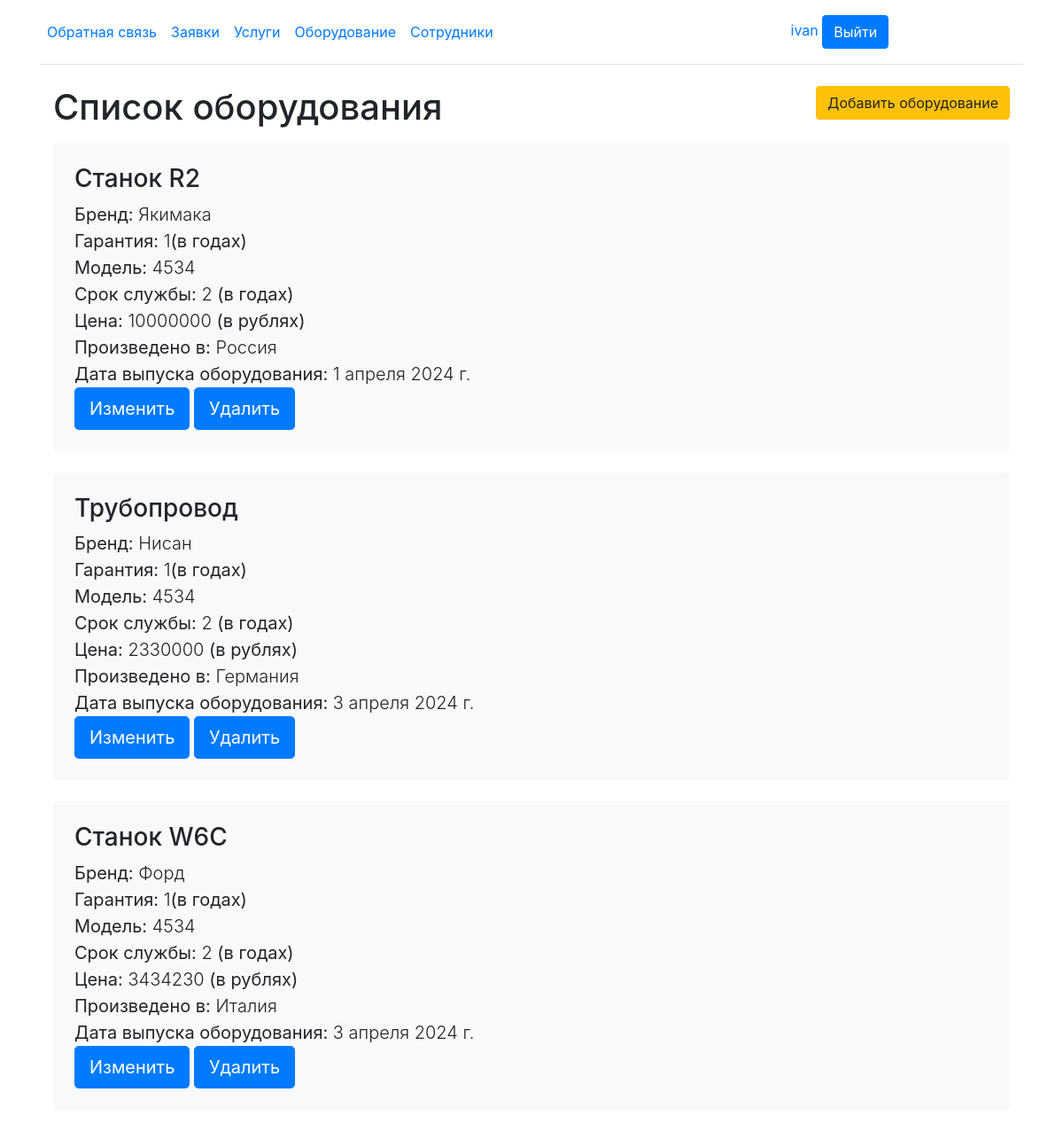
Screenshot of / (signed in) with the database file from the repository.
### zavod/models.py (models this page shows, shortened)
class Equipment(models.Model):
    mark = models.CharField(max_length=255)
    brand = models.CharField(max_length=255)
    model = models.CharField(max_length=255)
    srok_sl = models.IntegerField(max_length=255)
    garantiya = models.IntegerField(max_length=255)
    price = models.IntegerField(max_length=255)
    country = models.CharField(max_length=255)
    date_release = models.DateField()

### zavod/views.py (the view)
# urls.py: path('', EquipmentList.as_view(), name='home'),
class EquipmentList(LoginRequiredMixin,DataMixin,ListView):
    login_url = 'login/'
    redirect_field_name = ''
    model = Equipment
    template_name = 'equipments.html'
    context_object_name = 'posts'
    success_url = reverse_lazy('home')
    def get_context_data(self, *, object_list=None, **kwargs):
        context = super().get_context_data(**kwargs)
        c_def = self.get_user_context(title="Список оборудования")
        return dict(list(context.items()) + list(c_def.items()))

### zavod/utils.py (called while the page is built, shortened)
    def get_user_context(self, **kwargs):
        context = kwargs
        user_menu = menu.copy()
        if self.request.user.groups.all().exists() and str(self.request.user.groups.all()[0]) == 'clients':
            user_menu.pop(6)
            user_menu.pop(6)
            user_menu.pop(6)
        context['menu'] = user_menu
        return context

### zavod/templates/equipments.html (shortened to what this page needs)
{% extends 'base.html' %}
{% block content %}
{% if perms.zavod.view_equipment %}
    <main class="container">
        <div class="row">
        <div class="col">
            <h1 class="pb-2">{{title}}</h1>
        </div>
        {% if perms.zavod.change_work %}
        <div class="col-auto">
            <a href="{% url 'add_equipment' %}" class="btn btn-warning">Добавить оборудование</a>
        </div>
        {% endif %}
    </div>
        {% for p in posts %}
        <a href="{% url 'equipment' p.id %}" style="text-decoration: none; color: inherit;">
            <div class="bg-body-tertiary p-4 rounded mb-4" style="background-color: #f8f9fa;">
                <h3>{{p.mark}}</h3>
                <div class="lead">
                     <div><strong>Бренд:</strong> {{p.brand}}</div>
                     <div><strong>Гарантия:</strong> {{p.garantiya}}<strong>(в годах)</strong></div>
                     <div><strong>Модель:</strong> {{p.model}}</div>
                     <div><strong>Срок службы:</strong> {{p.srok_sl}} <strong>(в годах)</strong></div>
                     <div><strong>Цена:</strong> {{p.price}} <strong>(в рублях)</strong></div>
                    <div><strong>Произведено в:</strong> {{p.country}}</div>
                    <div><strong>Дата выпуска оборудования:</strong> {{p.date_release}}</div>
                </div>
                {% if perms.zavod.change_work %}
                    <a class="btn btn-lg btn-primary" href="{%url 'equipment-update' p.id %}" role="button">Изменить</a>
                {% endif %}
                {% if perms.zavod.change_work %}
                    <a class="btn btn-lg btn-primary" href="{%url 'equipment-delete' p.id %}" role="button">Удалить</a>
                {% endif %}
            </div>
        </a>
        {% endfor %}
    </main>
{% endif %}
{% endblock %}

### zavod/templates/base.html (shortened to what this page needs)
<!DOCTYPE html>
<html>
<head>
    {% load static %}
    <link rel="stylesheet" href=" {% static 'css/style.css' %}">
    <link rel="stylesheet" href=" {% static 'bootstrap/css/bootstrap.min.css' %}">
</head>
<body>
{% block mainmenu %}
<div class="container">
    <header class="d-flex flex-wrap align-items-center justify-content-center justify-content-md-between py-3 mb-4 border-bottom">
        <ul class="nav col-12 col-md-auto mb-2 justify-content-center mb-md-0">
            {% if request.user.is_authenticated %}
                <li><a class="nav-link px-2" href="{% url 'contact' %}">Обратная связь</a></li>
                <li><a class="nav-link px-2" href="{% url 'requestsJob' %}">Заявки</a></li>
                <li><a class="nav-link px-2" href="{% url 'works' %}">Услуги</a></li>
                <li><a class="nav-link px-2" href="{% url 'home' %}">Оборудование</a></li>
                {% if perms.zavod.change_work %}
                    <li><a class="nav-link px-2" href="{% url 'employees' %}">Сотрудники</a></li>
                {%endif%}
            {% else %}
                <li><a class="nav-link px-2" href="{% url 'about' %}">О сайте</a></li>
                <li><a class="nav-link px-2" href="{% url 'contact' %}">Обратная связь</a></li>
            {% endif %}
        </ul>
        <div class="col-md-3 text-end">
            {% if request.user.is_authenticated %}
                <span class="me-2" style="text-decoration: none; color: #007bff;">{{user.username}}</span>
                <a type="button" class="btn btn-primary" href="{% url 'logout' %}">Выйти</a>
            {% else %}
                <a type="button" class="btn btn-outline-primary me-2" href="{% url 'register' %}">Регистрация</a>
                <a type="button" class="btn btn-primary" href="{% url 'login' %}">Войти</a>
            {% endif %}
        </div>
    </header>
    {% endblock mainmenu %}
    {% block content %}
    {% endblock %}
</div>
</body>
</html>

### diplom/static/css/style.css (style rules this page uses)
body { background: #2c2c2c; }

### rows the page displays
Equipment: mark "Станок R2", brand "Якимака", garantiya "1", model "4534", srok_sl "2", price "10000000", country "Россия", date_release "1 апреля 2024 г."
Equipment: mark "Трубопровод", brand "Нисан", garantiya "1", model "4534", srok_sl "2", price "2330000", country "Германия", date_release "3 апреля 2024 г."
Equipment: mark "Станок W6C", brand "Форд", garantiya "1", model "4534", srok_sl "2", price "3434230", country "Италия", date_release "3 апреля 2024 г."

### other values shown
{{ user.username }} "ivan"
{{ title }} "Список оборудования"
